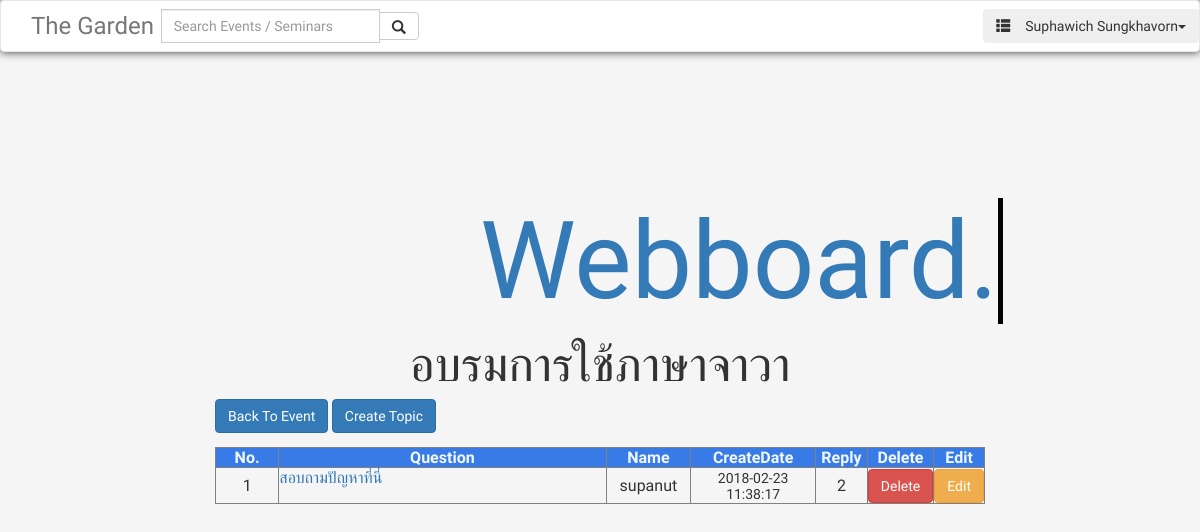
The app's page /nut.php?noevent=1 (signed in) with its own data.
### tables this page shows
CREATE TABLE `event` (
  `noevent` int(10) UNSIGNED NOT NULL,
  `username` varchar(15) NOT NULL,
  `name` varchar(50) NOT NULL,
  `type` varchar(10) NOT NULL,
  `current` smallint(6) NOT NULL,
  `capacity` smallint(6) NOT NULL,
  `price` int(11) NOT NULL,
  `imagePath` text NOT NULL,
  `vdoPath` text NOT NULL,
  `description` text NOT NULL,
  `create_date_time` datetime NOT NULL,
  `start_date_time` datetime NOT NULL,
  `end_date_time` datetime NOT NULL,
  `location` text NOT NULL,
  `condition` text NOT NULL,
  `status` tinyint(1) NOT NULL
);

CREATE TABLE `topic` (
  `notopic` int(10) UNSIGNED NOT NULL,
  `noevent` int(10) UNSIGNED NOT NULL,
  `username` varchar(15) NOT NULL,
  `header` varchar(200) NOT NULL,
  `description` text NOT NULL,
  `date_time` datetime NOT NULL
);

### nut.php (the view, shortened to what this page needs)
<html>
<head>
<?php
require './header.php';
include "./database/epmtfafn_satta_db.php" ;?>
    <link rel="stylesheet" type="text/css" href="css/webboard.css">
</head>
<body style="font-family: 'Ubuntu', sans-serif;
    font-family: 'Noto Serif', serif;
    font-family: 'Nanum Gothic', sans-serif;
    font-family: 'Libre Baskerville', serif;
    font-family: 'Mitr', sans-serif;height:800px; background-color:rgb(245, 245, 245);">
<?php
$db = new DataBase();
$db->openDataBase();
$n=5;
$currenceName =$db->get_noevent($_GET['noevent']);
if (isset($_SESSION["username"])){
    $permission=$db->infoUsername($_SESSION['username']);
    if ($permission['position']=="admin" || $currenceName['username'] == $_SESSION['username']){
        $n=6;
    }
}
else{
  $sun="guest";
}
$data=$db->get_topic_noevent_all($_GET['noevent']);
  $event=$db->get_noevent($_GET['noevent']);
?>
<div class="col-sm-2" ></div>
<div class="col-sm-8" >
  <div id="wallTopic" class="col-sm-12">
  <h1>
    <a href=""  style="font-size: 3em;"  class="typewrite" data-period="3000" data-type='[ "Webboard." ]'>
    </a>
  </h1>
  </div>
<div class="sticky-top" >
<center><font size="100px" ><?php echo $event['name']?></font></center>
<form method="get" action='eventMain.php'>
    <button class="btn btn-primary" type="submit">Back To Event</button>
    <a href="#popup1" class="btn btn-primary" data-toggle="modal" data-target="#myModal">Create Topic</a>
</form>
<table border="-1">
<tr id="TopicHeader" style="background-color: #397be6;
  -webkit-text-fill-color: aliceblue;">
<th width="85" > <div  align="center">No.</div></th>
<th width="480"> <div  align="center">Question </div></th>
<th width="100"> <div align="center">Name</div></th>
<th width="150"> <div align="center">CreateDate</div></th>
<th width="58"> <div align="center">Reply</div></th>
<?php
if ($n==6){
echo '<th width="47"> <div align="center">Delete</div></th>';
echo '<th width="47"> <div align="center">Edit</div></th>';
}
?>
</tr>
<?php
$i=0; foreach ($data as $index) {
    ?>
<tr id="choice">
<?php $i=$i+1;
$db = new DataBase();
$db->openDataBase();
$reply=$db->get_comment_notopic_all($index['notopic']);
?>
<td><div id="NoTopic"  align="center"><?php echo $i?></div></td>
<td>
<form action="topic.php" method="get">
<a href="#" onclick="$(this).closest('form').submit()" value=$index["header"] name='v' ><?php echo $index["header"]?></a>
</form>
</td>
<td><div align="center" ><?php echo $index["username"]?></div></td>
<td><div align="center" style="font-size: 14px;"><?php echo $index["date_time"]?></div></td>
<td><div align="center"><?php echo count($reply)?></div></td>
<?php
if ($n==6){
?>
<td><div align="center" ><button  data-toggle="confirmation" class="btn btn-danger"   onclick="deleteTopic(<?php echo $index["notopic"];?>)">Delete</button></div></td>
<td><div align="center" ><button class="btn btn-warning"  data-toggle="modal"  value='<?php echo $index["notopic"]; ?>'  onclick="edit(<?php echo $index["notopic"];?>)"data-target="#edit">Edit</button></div></td>
<?php
}
?>
</tr>
<?php
 }
?>
</table>
</div>
<div class="col-sm-2" "> </div>
</div>
</body>
</html>

### css/webboard.css (style rules this page uses)
body { background-color:rgb(230, 42, 42); font-family: 'Ubuntu', sans-serif; font-family: 'Noto Serif', serif; font-family: 'Nanum Gothic', sans-serif; font-family: 'Libre Baskerville', serif; font-family: 'Mitr', sans-serif; }
h1 { color:red; margin-top: 130px; margin-left: 250px; }

### records on screen
event: name "อบรมการใช้ภาษาจาวา"
topic: header "สอบถามปัญหาที่นี่", username "supanut", date_time "2018-02-23 11:38:17", count($reply) "2"

### other values on screen
$_SESSION['first_name'] "Suphawich"
$_SESSION['last_name'] "Sungkhavorn"
